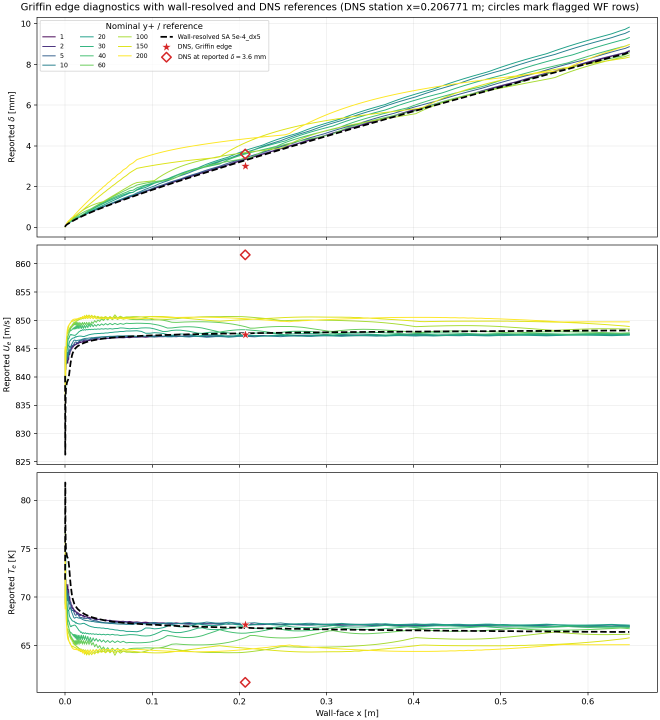
#> input picture thesis/05_WF_Idea_Implementation/griffin_edge_sources/original_export.png, 1980 x 2160 px (shown at 1/3 size)
$ python restore_typography.py
#> lines starting #> are read from the running program, lines starting #| are printed output that depends on the picture; after the words box and inside, x2 and y2 are one past the last pixel; in counts of white or black regions, pixels touching at a corner belong together
#!/usr/bin/env python3
"""Typeset Figure 5.3 at 170 mm width with 10 pt text and unchanged curves.

The original high-resolution raster retains every curve and DNS marker exactly.
Only the old legend, in a curve-free area, is replaced by the matching grid.
The panels are embedded unchanged in a PDF with vector ticks, labels and legend.
No curves are digitized, refitted or regenerated from a different data revision.
Run with Python, matplotlib, NumPy and Pillow; outputs go to the parent folder.
"""
from pathlib import Path
import hashlib
import json

import matplotlib
matplotlib.use("Agg")
import matplotlib.pyplot as plt
from matplotlib import font_manager
from matplotlib.colors import LogNorm
from matplotlib.lines import Line2D
from PIL import Image
import numpy as np

HERE = Path(__file__).resolve().parent
SOURCE = HERE / "original_export.png"
OUTPUT = HERE.parent / "Griffin_Wallfunction_Edge_Quantities"
SOURCE_HASH = "9bae26b99dc882f786a63d7d9cd3bc953415249ac23af19dfd3f177ee0fe1533"
assert hashlib.sha256(SOURCE.read_bytes()).hexdigest() == SOURCE_HASH
source = np.asarray(Image.open(SOURCE).convert("RGB"))
restored = source.copy()

# The old legend covers only the upper-left, curve-free region of panel 1.
# A clear row and column retain the existing grid and its antialiasing.
mx0, mx1, my0, my1 = 118, 809, 60, 216
restored[my0:my1, mx0:mx1] = np.minimum(
    source[my0:my1, 900][:, None, :],
    source[230, mx0:mx1][None, :, :])
outside = np.any(restored != source, axis=2)
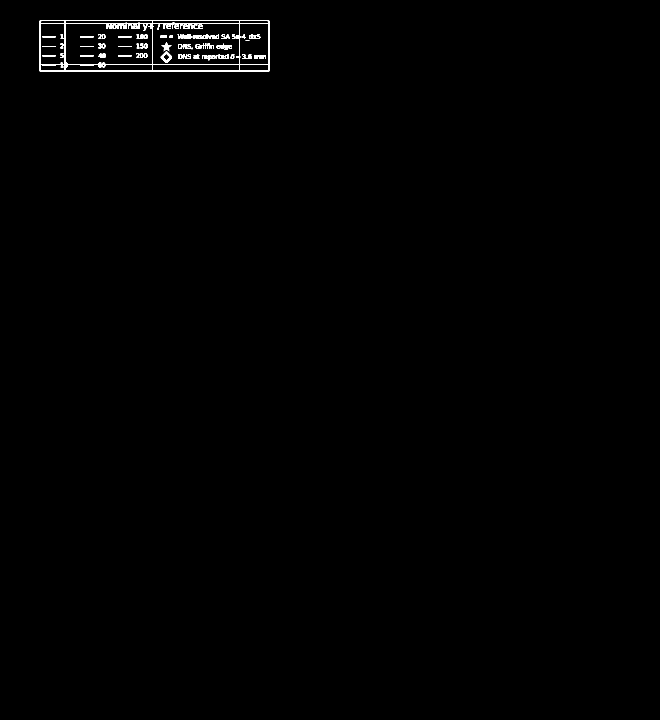
#> outside: shape (2160, 1980) bool (shown at 1/3 size); 0.44% white; 100 white regions (6 under 20 px), largest, box (x1, y1, x2, y2) and area: (119, 60, 808, 215) 9701, (482, 155, 516, 189) 464, (485, 127, 514, 152) 293
outside[my0:my1, mx0:mx1] = False
#> outside: shape (2160, 1980) bool; 0.44% of pixels changed, all inside (x1, y1, x2, y2) = (119, 60, 808, 215)
assert not outside.any()

font_dir = Path('/mnt/c/texlive/2026/texmf-dist/fonts/opentype/public/tex-gyre')
family = 'DejaVu Sans'
if font_dir.is_dir():
    for face in ('regular', 'italic', 'bold', 'bolditalic'):
        font_manager.fontManager.addfont(font_dir / f'texgyreheros-{face}.otf')
    family = 'TeX Gyre Heros'
plt.rcParams.update({
    'font.family': family, 'font.size': 10, 'axes.labelsize': 10,
    'xtick.labelsize': 10, 'ytick.labelsize': 10, 'legend.fontsize': 10,
    'legend.title_fontsize': 10, 'mathtext.fontset': 'cm',
    'axes.linewidth': .65, 'savefig.facecolor': 'white',
})
fig, axes = plt.subplots(3, 1, figsize=(170 / 25.4, 200 / 25.4),
                         sharex=True, constrained_layout=True)
fig.get_layout_engine().set(rect=(0, 0, 1, .84), h_pad=.04, hspace=.04)

# Coordinates are source-image pixel centres, not inferred numerical data.
# Ticks coincide with the original grid lines; both axis ranges are retained.
x0, x1 = 112, 1971
xticks = [194.5, 456.5, 717.5, 978.5, 1240.5, 1501.5, 1763.5]
panels = [
    (53, 710, [70.5, 192.5, 314.5, 437.5, 559.5, 681.5],
     ['10', '8', '6', '4', '2', '0'], r'Reported $\delta$ [mm]'),
    (736, 1393, [790.5, 875.5, 960.5, 1045.5, 1130.5, 1215.5, 1300.5, 1384.5],
     ['860', '855', '850', '845', '840', '835', '830', '825'], r'Reported $U_e$ [m/s]'),
    (1419, 2076, [1500.5, 1645.5, 1790.5, 1935.5],
     ['80', '75', '70', '65'], r'Reported $T_e$ [K]'),
]
for ax, (y0, y1, yticks, ylabels, ylabel) in zip(axes, panels):
    crop = restored[y0:y1, x0:x1]
    extent = (x0-.5, x1-.5, y1-.5, y0-.5)
    ax.imshow(crop, extent=extent, interpolation='none', aspect='auto')
    ax.set_xlim(extent[:2]); ax.set_ylim(extent[2:])
    ax.set_xticks(xticks, [f'{v / 10:.1f}' for v in range(7)])
    ax.set_yticks(yticks, ylabels)
    ax.set_ylabel(ylabel, labelpad=5)
    ax.tick_params(length=3, width=.65, pad=3)
#> this loop made 3 passes
#> pass 1, `crop = restored[y0:y1, x0:x1]`:
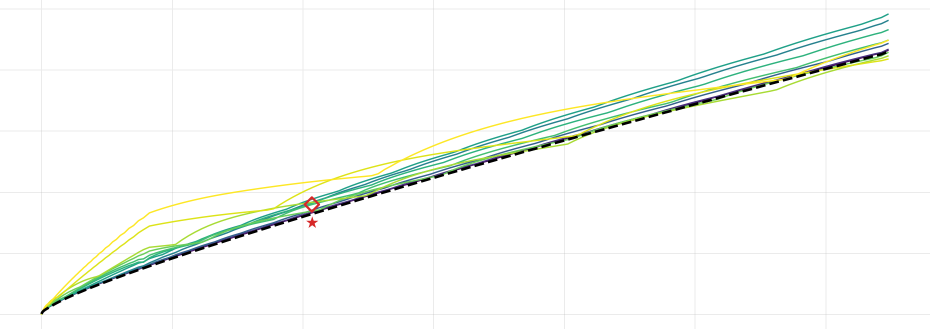
#> crop: shape (657, 1859, 3) (shown at 1/2 size); mean R, G, B 248.2, 250.2, 247.6
#> pass 2, `crop = restored[y0:y1, x0:x1]`:
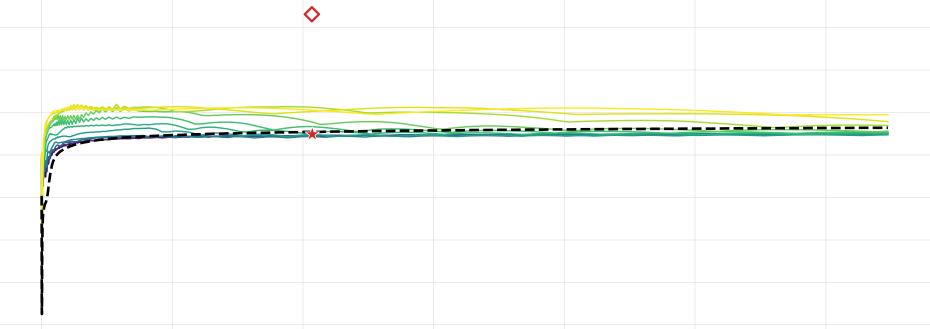
#> crop: shape (657, 1859, 3) (shown at 1/2 size); mean R, G, B 248.7, 250.7, 247.6
#> pass 3, `crop = restored[y0:y1, x0:x1]`:
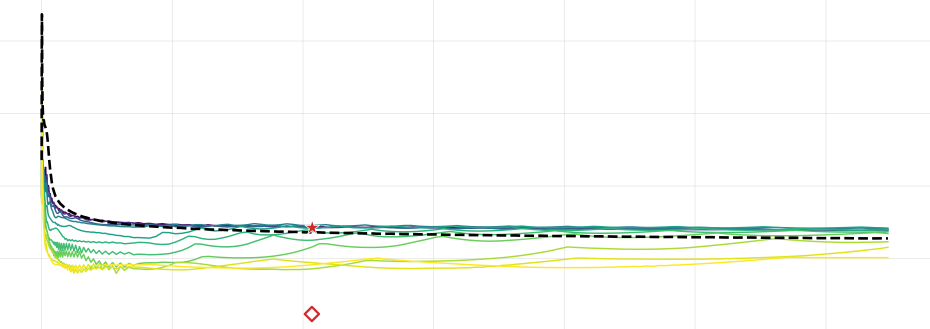
#> crop: shape (657, 1859, 3) (shown at 1/2 size); mean R, G, B 248.1, 250.4, 247.1
axes[-1].set_xlabel('Wall-face x [m]')

nominal = np.array([1, 2, 5, 10, 20, 30, 40, 60, 100, 150, 200])
colors = plt.cm.viridis(LogNorm(vmin=1, vmax=200)(nominal))
handles = [Line2D([], [], color=c, lw=1.15, label=str(n))
           for n, c in zip(nominal, colors)]
handles.extend([
    Line2D([], [], color='black', ls='--', lw=1.6, label='Wall-resolved SA 5e-4_dx5'),
    Line2D([], [], color='tab:red', ls='none', marker='*', ms=8,
           label='DNS, Griffin edge'),
    Line2D([], [], color='tab:red', ls='none', marker='D', ms=5,
           markerfacecolor='none', label=r'DNS at reported $\delta=3.6$ mm'),
])
legend = fig.legend(handles=handles, loc='upper center', ncol=4,
                    bbox_to_anchor=(.5, 1), frameon=False,
                    title=r'Nominal $y^+$ / reference', handlelength=1.6,
                    handletextpad=.5, columnspacing=1.1, labelspacing=.25,
                    borderaxespad=.2)
fig.canvas.draw()
renderer = fig.canvas.get_renderer()
visible = [legend.get_title(), *legend.get_texts()]
for ax in axes:
    visible.extend([ax.xaxis.label, ax.yaxis.label,
                    *ax.get_xticklabels(), *ax.get_yticklabels()])
for text in visible:
    if not text.get_visible() or not text.get_text():
        continue
    box = text.get_window_extent(renderer)
    assert box.x0 >= 0 and box.y0 >= 0, (text.get_text(), box)
    assert box.x1 <= fig.bbox.width and box.y1 <= fig.bbox.height, (text.get_text(), box)
    assert text.get_fontsize() == 10
assert not legend.get_window_extent(renderer).overlaps(axes[0].get_tightbbox(renderer))
for extension in ('pdf', 'png'):
    fig.savefig(OUTPUT.with_suffix('.' + extension), dpi=300)
plt.close(fig)
(HERE / 'font_layout_audit.json').write_text(json.dumps({
    'method': 'Retained raster curves with new vector typography; no numerical replot.',
    'original_export': '/home/mgnadlinger/Xue_et_al/flat_plate/M6Tw025/validation/outputs_Griffin_SA/reported_edge_quantities.png',
    'original_generator': '/home/mgnadlinger/WF_validation/LowH_M3/Griffin_SA/analyze_griffin_edge_diagnostics.py',
    'source_sha256': SOURCE_HASH,
    'source_size_pixels': list(Image.open(SOURCE).size),
    'width_mm': 170, 'height_mm': 200, 'base_font_pt': 10,
    'font_family': family,
    'pixels_changed_outside_old_legend': int(outside.sum()),
    'old_legend_rectangle_xyxy': [mx0, my0, mx1, my1],
    'original_panel_crops_xyxy': [[x0, p[0], x1, p[1]] for p in panels],
    'all_labels_inside_canvas': True, 'legend_clear_of_panels': True,
    'source_reconstruction_check': 'Original generator and relocated data were found. Excluding flagged diagnostics nearly reproduced the export, but exact curve equivalence was not established; the retained raster is therefore used unchanged.',
}, indent=2) + '\n')
print('Saved Figure 5.3 at 170 mm with 10 pt text and preserved raster curves.')
